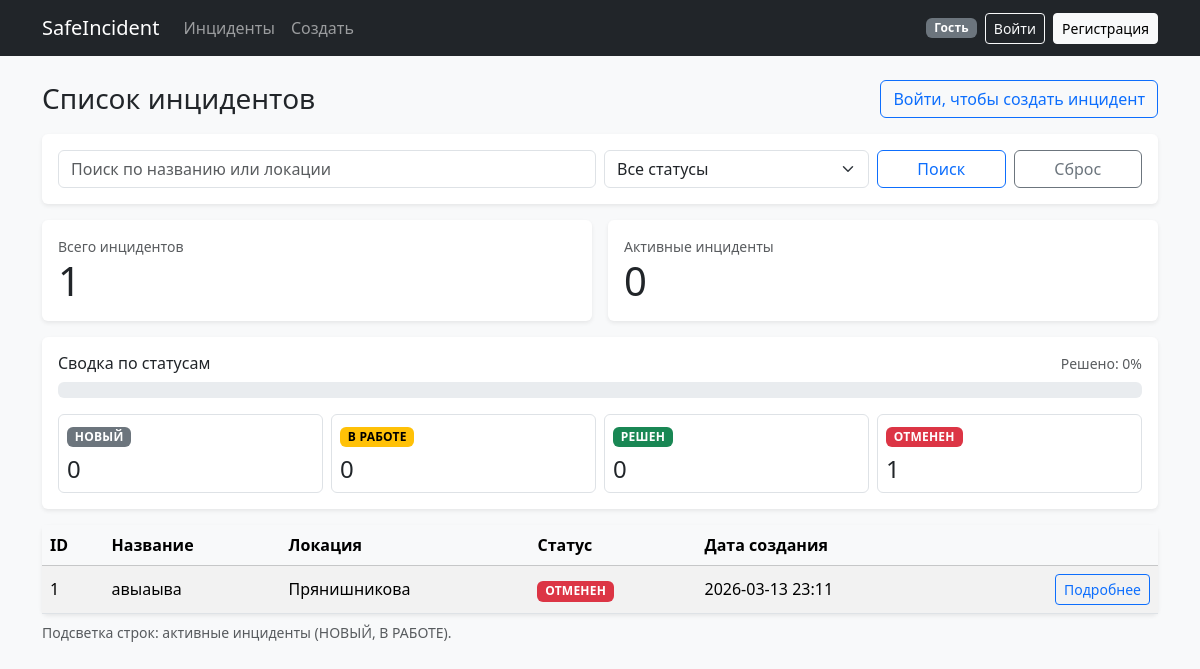
The page / on the database its author committed.
### backend/models.py (models this page shows)
class Incident(Base):
    __tablename__ = "incidents"
    id: Mapped[int] = mapped_column(Integer, primary_key=True, index=True)
    title: Mapped[str] = mapped_column(String(255), nullable=False)
    description: Mapped[str] = mapped_column(Text, nullable=False)
    location: Mapped[str] = mapped_column(String(255), nullable=False)
    status: Mapped[IncidentStatus] = mapped_column(
        Enum(IncidentStatus),
        nullable=False,
        default=IncidentStatus.NEW,
    )
    created_at: Mapped[datetime] = mapped_column(
        DateTime,
        nullable=False,
        default=datetime.utcnow,
    )

### backend/routes/incidents.py (the view)
@router.get("/", response_class=HTMLResponse)
def index(
    request: Request,
    q: str = Query(default=""),
    status: str = Query(default=""),
    db: Session = Depends(get_db),
):
    incidents = crud.get_incidents(db)
    search_query = q.strip()
    selected_status = status.strip()
    if selected_status:
        try:
            status_enum = models.IncidentStatus(selected_status)
            incidents = [incident for incident in incidents if incident.status == status_enum]
        except ValueError:
            selected_status = ""
    if search_query:
        query_lower = search_query.lower()
        incidents = [
            incident
            for incident in incidents
            if query_lower in incident.title.lower() or query_lower in incident.location.lower()
        ]
    total_count = len(incidents)
    active_statuses = (models.IncidentStatus.NEW, models.IncidentStatus.IN_PROGRESS)
    active_count = sum(1 for incident in incidents if incident.status in active_statuses)
    status_counts = {status_option: 0 for status_option in models.IncidentStatus}
    for incident in incidents:
        status_counts[incident.status] += 1
    resolved_count = status_counts[models.IncidentStatus.RESOLVED]
    resolved_percent = int((resolved_count / total_count) * 100) if total_count else 0
    current_user = get_current_user(request, db)
    return templates.TemplateResponse(
        "index.html",
        {
            "request": request,
            "incidents": incidents,
            "status_labels": STATUS_LABELS,
            "status_badge_classes": STATUS_BADGE_CLASSES,
            "total_count": total_count,
            "active_count": active_count,
            "search_query": search_query,
            "selected_status": selected_status,
            "status_options": list(models.IncidentStatus),
            "status_counts": status_counts,
            "resolved_percent": resolved_percent,
            "current_user": current_user,
        },
    )

### templates/index.html (shortened to what this page needs)
{% extends "base.html" %}
{% block content %}
<div class="d-flex justify-content-between align-items-center mb-3">
    <h1 class="h3 mb-0">Список инцидентов</h1>
    {% if current_user %}
        <a href="/incidents/create" class="btn btn-primary">Создать инцидент</a>
    {% else %}
        <a href="/login" class="btn btn-outline-primary">Войти, чтобы создать инцидент</a>
    {% endif %}
</div>
<form method="get" action="/" class="card shadow-sm mb-3">
    <div class="card-body">
        <div class="row g-2">
            <div class="col-md-6">
                <input type="text" name="q" class="form-control" placeholder="Поиск по названию или локации" value="{{ search_query }}">
            </div>
            <div class="col-md-3">
                <select name="status" class="form-select">
                    <option value="">Все статусы</option>
                </select>
            </div>
            <div class="col-md-3 d-grid d-md-flex gap-2">
                <button type="submit" class="btn btn-outline-primary w-100">Поиск</button>
                <a href="/" class="btn btn-outline-secondary w-100">Сброс</a>
            </div>
        </div>
    </div>
</form>
<div class="row g-3 mb-3">
    <div class="col-md-6">
        <div class="card shadow-sm">
            <div class="card-body">
                <div class="text-muted small">Всего инцидентов</div>
                <div class="display-6">{{ total_count }}</div>
            </div>
        </div>
    </div>
    <div class="col-md-6">
        <div class="card shadow-sm">
            <div class="card-body">
                <div class="text-muted small">Активные инциденты</div>
                <div class="display-6">{{ active_count }}</div>
            </div>
        </div>
    </div>
</div>
<div class="card shadow-sm mb-3">
    <div class="card-body">
        <div class="d-flex justify-content-between align-items-center mb-2">
            <h2 class="h6 mb-0">Сводка по статусам</h2>
            <span class="small text-muted">Решено: {{ resolved_percent }}%</span>
        </div>
        <div class="progress mb-3" role="progressbar" aria-label="Процент решенных инцидентов" aria-valuenow="{{ resolved_percent }}" aria-valuemin="0" aria-valuemax="100">
        </div>
        <div class="row g-2">
            {% for option in status_options %}
                <div class="col-6 col-md-3">
                    <div class="border rounded p-2 h-100">
                        <div><span class="badge {{ status_badge_classes[option] }}">{{ status_labels[option] }}</span></div>
                        <div class="h4 mt-2 mb-0">{{ status_counts[option] }}</div>
                    </div>
                </div>
            {% endfor %}
        </div>
    </div>
</div>
<div class="card shadow-sm">
    <div class="card-body p-0">
        <div class="table-responsive">
            <table class="table table-striped table-hover mb-0 align-middle">
                <thead class="table-light">
                <tr>
                    <th>ID</th>
                    <th>Название</th>
                    <th>Локация</th>
                    <th>Статус</th>
                    <th>Дата создания</th>
                    <th></th>
                </tr>
                </thead>
                <tbody>
                {% for incident in incidents %}
                    <tr class="{% if incident.status.value in ['NEW', 'IN_PROGRESS'] %}table-warning{% endif %}">
                        <td>{{ incident.id }}</td>
                        <td>{{ incident.title }}</td>
                        <td>{{ incident.location }}</td>
                        <td>
                            <span class="badge {{ status_badge_classes[incident.status] }}">
                                {{ status_labels[incident.status] }}
                            </span>
                        </td>
                        <td>{{ incident.created_at.strftime("%Y-%m-%d %H:%M") }}</td>
                        <td class="text-end">
                            <a href="/incidents/{{ incident.id }}" class="btn btn-sm btn-outline-primary">Подробнее</a>
                        </td>
                    </tr>
                {% else %}
                    <tr>
                        <td colspan="6" class="text-center py-4 text-muted">Инцидентов пока нет. Создайте первый инцидент.</td>
                    </tr>
                {% endfor %}
                </tbody>
            </table>
        </div>
    </div>
</div>
<div class="small text-muted mt-2">
    Подсветка строк: активные инциденты (НОВЫЙ, В РАБОТЕ).
</div>
{% endblock %}

### static/style.css (style rules this page uses)
body { background-color: #f8f9fa; }
.card { border: 0; }
.badge { letter-spacing: 0.02em; }

### rows shown on the page
Incident: id "1", title "авыаыва", location "Прянишникова", status "ОТМЕНЕН", created_at "2026-03-13 23:11"

### other values the page prints
{{ total_count }} "1"
{{ active_count }} "0"
{{ resolved_percent }} "0"
{{ status_labels[option] }} "НОВЫЙ" "В РАБОТЕ" "РЕШЕН" "ОТМЕНЕН"
{{ status_counts[option] }} "0" "0" "0" "1"
